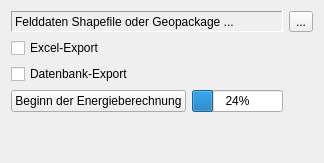
         <widget class="QWidget" name="alkis_energy_calculation">
          <attribute name="title">
           <string>Energieberechnungen</string>
          </attribute>
          <layout class="QGridLayout" name="gridLayout_2">
           <item row="0" column="0" colspan="2">
            <widget class="QLabel" name="buildingFileNameLabel">
             <property name="frameShape">
              <enum>QFrame::Panel</enum>
             </property>
             <property name="frameShadow">
              <enum>QFrame::Sunken</enum>
             </property>
             <property name="lineWidth">
              <number>1</number>
             </property>
             <property name="midLineWidth">
              <number>0</number>
             </property>
             <property name="text">
              <string>Felddaten Shapefile oder Geopackage ...</string>
             </property>
            </widget>
           </item>
           <item row="1" column="0">
            <widget class="QCheckBox" name="xlsxFormatGeneratorCheckBox">
             <property name="text">
              <string>Excel-Export</string>
             </property>
            </widget>
           </item>
           <item row="3" column="0">
            <widget class="QPushButton" name="buildingEnergyCalculatorButton">
             <property name="layoutDirection">
              <enum>Qt::LeftToRight</enum>
             </property>
             <property name="text">
              <string>Beginn der Energieberechnung</string>
             </property>
            </widget>
           </item>
           <item row="4" column="0">
            <spacer name="verticalSpacer_3">
             <property name="orientation">
              <enum>Qt::Vertical</enum>
             </property>
             <property name="sizeHint" stdset="0">
              <size>
               <width>20</width>
               <height>40</height>
              </size>
             </property>
            </spacer>
           </item>
           <item row="0" column="2">
            <widget class="QToolButton" name="buildingFileNameButton">
             <property name="text">
              <string>...</string>
             </property>
            </widget>
           </item>
           <item row="2" column="0">
            <widget class="QCheckBox" name="exportAlkisEnergyDatabaseCheckBox">
             <property name="text">
              <string>Datenbank-Export</string>
             </property>
            </widget>
           </item>
           <item row="3" column="1">
            <widget class="QProgressBar" name="energyCalculatorProgressBar">
             <property name="value">
              <number>24</number>
             </property>
            </widget>
           </item>
          </layout>
         </widget>
